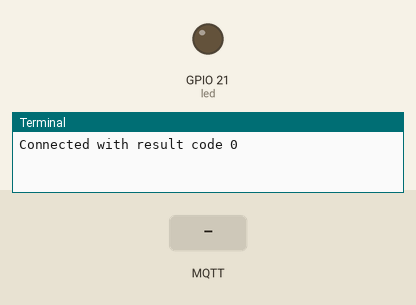
Recording of a program running on a simulated Raspberry Pi (BCM pin numbers). Shown: output pins drawn as LEDs (lit = HIGH), the last lines printed to the terminal. Inputs (shaded band) come from the test bench. No MQTT or app messages arrive unless stated; sound played through the audio output is not drawn and takes no time; the clock reads 2024-03-15 10:24:30 at power-on unless the program sets it.

Above: at 1.3 s.
1.4 s: MQTT message "Doze off" arrives on the first subscribed topic
At 2.2 s:
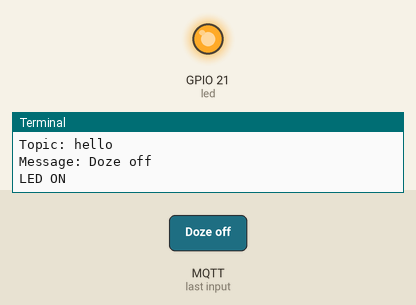
2.9 s: MQTT message "Normal" arrives on the first subscribed topic
At 3.4 s:
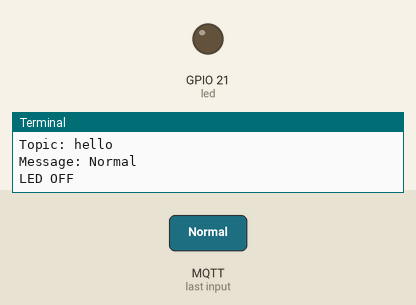
4.4 s: MQTT message "Fall detect" arrives on the first subscribed topic
At 5.7 s:
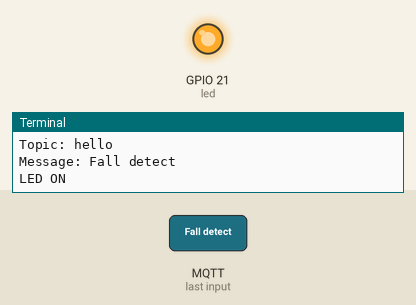
Timing chart, 0 to 7.4 s (numbered marks = the images above; inputs shaded):
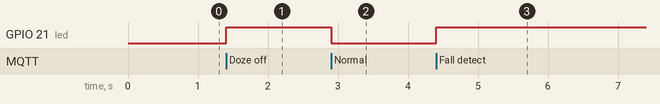

Measured:
- after the input at 1.4 s, GPIO 21 (led): LOW → HIGH at once
- after the input at 2.9 s, GPIO 21 (led): HIGH → LOW at once
- after the input at 4.4 s, GPIO 21 (led): LOW → HIGH at once

The program:

v22_led_sound.py
```python
import paho.mqtt.client as mqtt
from gpiozero import LED
import pygame
import time

MQTT_SERVER = "192.168.137.106"
MQTT_TOPIC = "hello"

led = LED(21)
last_play_time = 0

# Initialize Pygame mixer
pygame.mixer.init()

def on_connect(client, userdata, flags, rc):
    print(f"Connected with result code {rc}")
    client.subscribe(MQTT_TOPIC)

def on_message(client, userdata, msg):
    global last_play_time
    current_time = time.time()
    print(f"Topic: {msg.topic}\nMessage: {msg.payload.decode()}")

    if msg.payload.decode() == "Normal":
        led.off()
        print("LED OFF")

    elif msg.payload.decode() == "Doze off":
        led.on()
        if current_time - last_play_time >= 1:
            # Update last play time before playing the sound
            last_play_time = current_time
            pygame.mixer.music.load('/home/kp/projects/fall/weye.mp3')
            pygame.mixer.music.play()
        print("LED ON")

    elif msg.payload.decode() == "Fall detect":
        led.on()
        if current_time - last_play_time >= 1.5:
            # Update last play time before playing the sound
            last_play_time = current_time
            pygame.mixer.music.load('/home/kp/projects/fall/wfall.mp3')
            pygame.mixer.music.play()
        print("LED ON")

client = mqtt.Client()
client.on_connect = on_connect
client.on_message = on_message

try:
    client.connect(MQTT_SERVER, 1883, 60)
    client.loop_forever()
except KeyboardInterrupt:
    print("Program interrupted")
    led.off()
    print("LED OFF")
```
